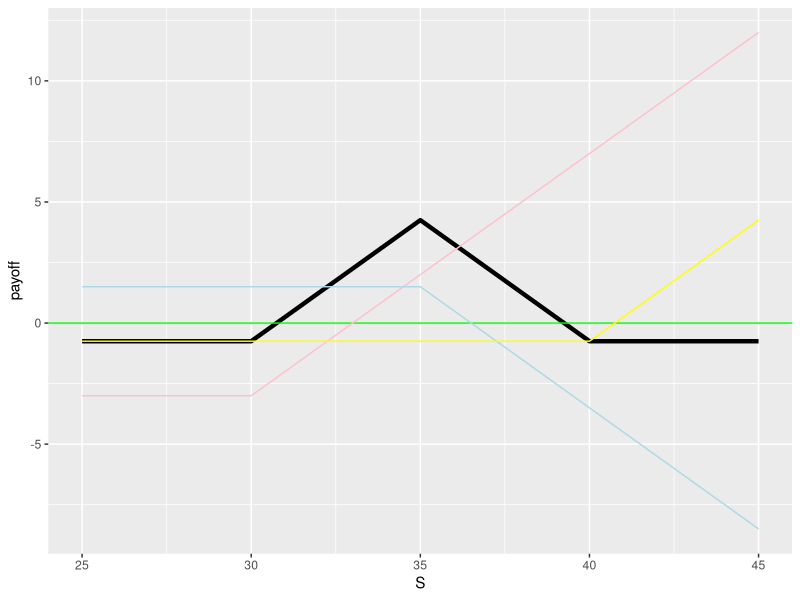

This chart was generated by the following R code:

rm(list = ls())
library(tidyverse)
library(flextable)

K1_C = 30
C1 = 3
K2_C = 35
C2 = 1.5
K3_C = 40
C3 = 0.75

K1_P = 30
p1 = 1.75
K2_P = 35
p2 = 2.5
K3_P = 40
p3 = 5


tibble(Variable = c('Strike', 'Prima'),
       Call_1 = c(K1_C, C1),
       Call_2 = c(K2_C, C2),
       Call_3 = c(K3_C, C3),
       Put_1 = c(K1_P, p1),
       Put_2 = c(K2_P, p2),
       Put_3 = c(K3_P, p3),
) %>%
  flextable() %>%
  colformat_double(digits = 2)

S <- seq (25, 45, by= 1)

# Función de pago de la call 1 (K1_C = 30, C1 = 3)
PayoutCall_1 <- pmax(S - K1_C, 0)
RdoCall_1 = PayoutCall_1 - C1

# Función de pago de la call 2 (K2_C = 35, C2 = 1.5)
PayoutCall_2 <- pmax(S - K2_C, 0)
RdoCall_2 =  C2 - PayoutCall_2 

PayoutCall_3 <- pmax(S - K3_C, 0)
RdoCall_3 = PayoutCall_3 - C3

butterfly_call_payoff <- RdoCall_1 + 2 * RdoCall_2 + RdoCall_3

df_butterfly = tibble(S =S, payoff = butterfly_call_payoff)

ggplot(df_butterfly, aes(x=S, y= payoff)) + 
  geom_line(lwd = 1.5) + 
  geom_hline(yintercept = 0, col='green') + 
  geom_line(aes(x=S, y=RdoCall_1), col='pink') + #Call 1
  geom_line(aes(x=S, y=RdoCall_2), col='lightblue') + #Call 2
  geom_line(aes(x=S, y=RdoCall_3), col='yellow')  #Call 2
  subtitle = "K1_C = 30, C1 = 3, K2_C = 35, C2 = 1.5, K3_C = 40, C3 = 0.75"
  
  
  
